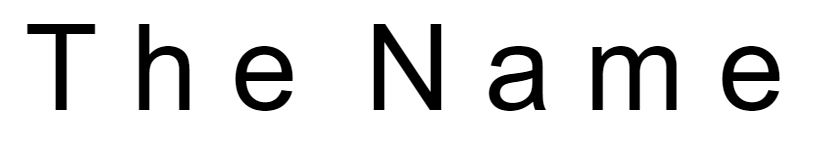
#> input picture Segmentation/Testing Images/test.JPG, 833 x 150 px
$ python test.py
#> lines starting #> are read from the running program, lines starting #| are printed output that depends on the picture
from PIL import Image, ImageDraw

im = Image.open("Testing Images/test.JPG")
#> im is the input picture: PIL image 833x150 RGB; min 0, max 255, mean 226.8
draw = ImageDraw.Draw(im)
draw.rectangle([592, 46, 676, 109], outline = "red")
draw.rectangle([490, 46, 545, 110], outline = "red")
draw.rectangle([236, 46, 292, 110], outline = "red")
draw.rectangle([723, 46, 779, 110], outline = "red")
draw.rectangle([374, 24, 441, 109], outline = "red")
draw.rectangle([139, 24, 189, 109], outline = "red")
# draw.rectangle([444, 108, 444, 108], outline = "red")
draw.rectangle([27, 24, 94, 110], outline = "red")
im.show()
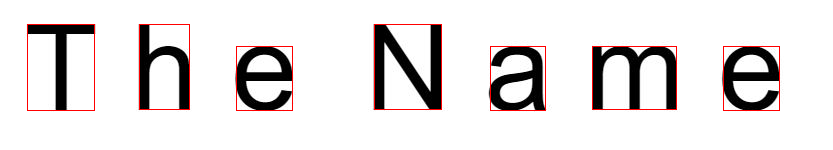
#> shown: PIL image 833x150 RGB; mean R, G, B 228, 224.1, 224.1


# {"startRow": 24, "startCol": 139, "endRow": 109, "endCol": 189},
# {"startRow": 108, "startCol": 444, "endRow": 108, "endCol": 444},
# {"startRow": 24, "startCol": 374, "endRow": 109, "endCol": 441},
# {"startRow": 24, "startCol": 27, "endRow": 109, "endCol": 94}]
